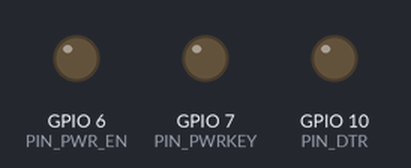
This sketch was run on a simulated ESP32-S3. On the bench: output pins drawn as LEDs (lit = HIGH). The modem accepts every AT command (registered, SIM ready, sends succeed) and sends nothing else; what the sketch prints to the serial monitor is not drawn.

Above: at 0.0 s.
At 2.6 s:
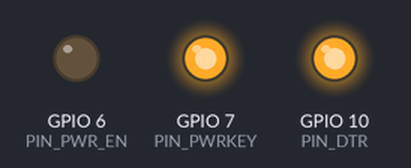
At 3.8 s:
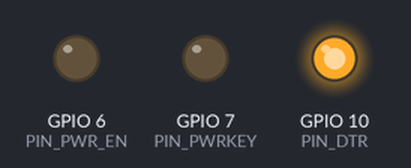
Timing chart, 0 to 5.3 s (numbered marks = the images above):
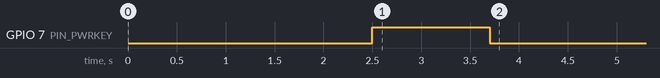

The sketch:

hwteam_oldmod_test2.ino
```cpp
// HW팀 코드 변형 2: DTR·PWRKEY 만 반전, RX/TX(2/4)·IPR·IFC·RXbuf 그대로.
//  - PWRKEY: idle LOW → pulse HIGH → idle LOW (native, 원 코드의 반전)
//  - DTR(GPIO10): 구동 HIGH (원 코드는 미구동/floating → 반전으로 HIGH 인가)
#include <HardwareSerial.h>

#define PIN_LTE_RX   2
#define PIN_LTE_TX   4
#define PIN_DTR      10
#define PIN_PWR_EN   6
#define PIN_PWRKEY   7
#define PIN_BUZZER   1

HardwareSerial lteSerial(1);
unsigned long lastCheckTime = 0;
const unsigned long checkInterval = 5000;

bool sendATCommand(String cmd, String expected_resp, uint32_t timeout_ms) {
  while(lteSerial.available()) lteSerial.read();
  lteSerial.println(cmd);
  Serial.print("[" + String(millis()/1000) + "s] " + cmd + " 전송 -> ");
  uint32_t start_time = millis();
  String response = "";
  while (millis() - start_time < timeout_ms) {
    if (lteSerial.available()) { char c = lteSerial.read(); response += c; }
  }
  if (response.indexOf(expected_resp) != -1) { Serial.println("OK (정상 수신)"); return true; }
  else {
    Serial.print("오류! ");
    if(response.length() > 0) { response.replace("\r"," "); response.replace("\n"," "); response.trim(); Serial.println("[실제 응답: " + response + "]"); }
    else { Serial.println("[응답 없음]"); }
    return false;
  }
}

void setup() {
  Serial.begin(115200);
  delay(2000);
  Serial.println("\n=== SIM7080G 변형2: DTR·PWR 반전 (RX2/TX4 유지) ===");

  pinMode(PIN_PWR_EN, OUTPUT);
  pinMode(PIN_PWRKEY, OUTPUT);
  pinMode(PIN_DTR, OUTPUT);
  digitalWrite(PIN_DTR, HIGH);        // ★ DTR 반전 = HIGH 구동

  // ★ PWRKEY 반전: idle LOW 로 두고, HIGH 펄스로 트리거 (LOW->HIGH->LOW)
  digitalWrite(PIN_PWRKEY, LOW);
  digitalWrite(PIN_PWR_EN, LOW);      // 전원 레일 ON
  delay(500);
  Serial.println("SIM7080G 켜기 트리거 (HIGH 펄스)...");
  digitalWrite(PIN_PWRKEY, HIGH);     // 누름
  delay(1200);
  digitalWrite(PIN_PWRKEY, LOW);      // 뗌 (이후 LOW 고정)

  Serial.println("모듈 부팅 대기 (8초)...");
  delay(8000);

  lteSerial.setRxBufferSize(1024);
  lteSerial.begin(115200, SERIAL_8N1, PIN_LTE_RX, PIN_LTE_TX);

  sendATCommand("AT", "OK", 1000);
  sendATCommand("AT", "OK", 1000);
  sendATCommand("AT+IPR=115200", "OK", 1000);
  sendATCommand("AT+IFC=0,0", "OK", 1000);
  sendATCommand("ATE0", "OK", 1000);
  Serial.println("설정 완료!");
}

void loop() {
  unsigned long currentMillis = millis();
  if (currentMillis - lastCheckTime >= checkInterval) {
    lastCheckTime = currentMillis;
    Serial.println("----------------------------------------");
    sendATCommand("AT", "OK", 1000);
    sendATCommand("AT+CSQ", "OK", 1000);
  }
  if (Serial.available()) { while (Serial.available()) { lteSerial.write(Serial.read()); } }
}
```
